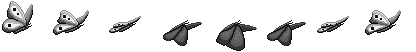
#> input picture assets/images/creatures/butterfly.png, 416 x 52 px
$ python sprite_extract.py ../assets/images/creatures/butterfly.png
#> lines starting #> are read from the running program, lines starting #| are printed output that depends on the picture
#!/usr/bin/env python3
"""
Sprite Extractor — detects sprites on a tile grid and outputs:
  1. A composite preview image (sprites blown up and labeled) for visual review
  2. A draft JSON in the entities format used by Lexaway

Usage:
    python sprite_extract.py <spritesheet.png> [options]

Options:
    --tile-size N       Tile size in pixels (default: 16)
    --scale N           Preview scale factor (default: 6)
    --output-dir DIR    Where to write output (default: same dir as input)
    --padding N         Padding between preview sprites in pixels (default: 16)
"""

import argparse
import json
import sys
from pathlib import Path

try:
    from PIL import Image, ImageDraw, ImageFont
except ImportError:
    print("Pillow is required: pip install Pillow", file=sys.stderr)
    sys.exit(1)


def find_non_empty_tiles(img, tile_size):
    """Return set of (col, row) tiles that contain at least one non-transparent pixel."""
    width, height = img.size
    cols = width // tile_size
    rows = height // tile_size
    occupied = set()

    pixels = img.load()
    for row in range(rows):
        for col in range(cols):
            x0 = col * tile_size
            y0 = row * tile_size
            for y in range(y0, min(y0 + tile_size, height)):
                for x in range(x0, min(x0 + tile_size, width)):
                    pixel = pixels[x, y]
                    # Check alpha channel — if RGBA and alpha > 0, tile is occupied
                    if len(pixel) >= 4 and pixel[3] > 0:
                        occupied.add((col, row))
                        break
                else:
                    continue
                break

    return occupied


def find_connected_sprites(occupied_tiles):
    """Group adjacent occupied tiles into sprites using flood fill."""
    remaining = set(occupied_tiles)
    sprites = []

    while remaining:
        seed = min(remaining)  # deterministic: top-left first
        group = set()
        stack = [seed]
        while stack:
            tile = stack.pop()
            if tile in remaining:
                remaining.discard(tile)
                group.add(tile)
                col, row = tile
                for dc, dr in [(-1, 0), (1, 0), (0, -1), (0, 1)]:
                    neighbor = (col + dc, row + dr)
                    if neighbor in remaining:
                        stack.append(neighbor)
        sprites.append(group)

    return sprites


def split_sparse_components(groups, density_threshold=0.5):
    """Split connected components along low-density tile columns and rows.

    Sprite sheets sometimes have labels or annotations that bridge otherwise
    separate sprites. This finds columns/rows within each component's bounding
    box where fewer than `density_threshold` fraction of tiles are occupied,
    and splits along those gaps.
    """
    result = []
    for group in groups:
        split = _try_split(group, density_threshold)
        result.extend(split)
    return result


def _try_split(tiles, threshold):
    """Recursively split a tile group along sparse columns, then sparse rows."""
    if len(tiles) <= 1:
        return [tiles]

    min_col, min_row, max_col, max_row = sprite_bounds(tiles)
    w = max_col - min_col + 1
    h = max_row - min_row + 1

    # Try splitting along columns first
    if w >= 3:  # need at least 3 cols to have an interior split
        for col in range(min_col + 1, max_col):
            col_count = sum(1 for (c, r) in tiles if c == col)
            if col_count / h < threshold:
                left = {(c, r) for (c, r) in tiles if c < col}
                right = {(c, r) for (c, r) in tiles if c > col}
                # Tiles in the split column go to whichever side they're closer to
                # (or get dropped — they're sparse noise like text)
                pieces = []
                if left:
                    pieces.extend(_try_split(left, threshold))
                if right:
                    pieces.extend(_try_split(right, threshold))
                if pieces:
                    return pieces

    # Try splitting along rows
    if h >= 3:
        for row in range(min_row + 1, max_row):
            row_count = sum(1 for (c, r) in tiles if r == row)
            if row_count / w < threshold:
                top = {(c, r) for (c, r) in tiles if r < row}
                bottom = {(c, r) for (c, r) in tiles if r > row}
                pieces = []
                if top:
                    pieces.extend(_try_split(top, threshold))
                if bottom:
                    pieces.extend(_try_split(bottom, threshold))
                if pieces:
                    return pieces

    return [tiles]


def sprite_bounds(tiles):
    """Return (min_col, min_row, max_col, max_row) for a set of tiles."""
    cols = [t[0] for t in tiles]
    rows = [t[1] for t in tiles]
    return min(cols), min(rows), max(cols), max(rows)


def extract_sprites(img, tile_size, density_threshold=0.5, min_tiles=1,
                     crop_region=None):
    """Detect sprites and return list of dicts sorted top-left to bottom-right.

    crop_region: optional (col, row, w_tiles, h_tiles) to restrict detection
                 to a sub-region of the sheet. Coordinates in the output are
                 still relative to the full sheet.
    """
    occupied = find_non_empty_tiles(img, tile_size)

    if crop_region:
        cc, cr, cw, ch = crop_region
        occupied = {
            (c, r) for (c, r) in occupied
            if cc <= c < cc + cw and cr <= r < cr + ch
        }

    groups = find_connected_sprites(occupied)
    groups = split_sparse_components(groups, density_threshold)

    # Filter out fragments smaller than min_tiles
    groups = [g for g in groups if len(g) >= min_tiles]

    sprites = []
    for i, group in enumerate(groups):
        min_col, min_row, max_col, max_row = sprite_bounds(group)
        w_tiles = max_col - min_col + 1
        h_tiles = max_row - min_row + 1
        sprites.append({
            "name": f"sprite_{i}",
            "col": min_col,
            "row": min_row,
            "widthTiles": w_tiles,
            "heightTiles": h_tiles,
            "src": [min_col * tile_size, min_row * tile_size],
            "size": [w_tiles * tile_size, h_tiles * tile_size],
        })

    # Sort top-to-bottom, then left-to-right
    sprites.sort(key=lambda s: (s["row"], s["col"]))

    # Re-number after sorting
    for i, s in enumerate(sprites):
        s["name"] = f"sprite_{i}"

    return sprites


def crop_sprite(img, sprite, tile_size):
    """Crop a sprite region from the source image."""
    x = sprite["src"][0]
    y = sprite["src"][1]
    w = sprite["size"][0]
    h = sprite["size"][1]
    return img.crop((x, y, x + w, y + h))


def build_preview(img, sprites, tile_size, scale, padding):
    """Build a composite preview image with labeled, scaled-up sprites."""
    if not sprites:
        return Image.new("RGBA", (100, 100), (0, 0, 0, 0))

    crops = []
    for s in sprites:
        cropped = crop_sprite(img, s, tile_size)
        scaled = cropped.resize(
            (cropped.width * scale, cropped.height * scale),
            Image.NEAREST,
        )
        crops.append(scaled)

    # Lay out in a grid — aim for roughly square
    n = len(crops)
    cols = max(1, int(n ** 0.5))
    if cols * cols < n:
        cols += 1
    rows_needed = (n + cols - 1) // cols

    label_height = 24
    cell_widths = [0] * cols
    cell_heights = [0] * rows_needed

    for i, crop in enumerate(crops):
        c = i % cols
        r = i // cols
        cell_widths[c] = max(cell_widths[c], crop.width)
        cell_heights[r] = max(cell_heights[r], crop.height + label_height)

    total_w = sum(cell_widths) + padding * (cols + 1)
    total_h = sum(cell_heights) + padding * (rows_needed + 1)

    preview = Image.new("RGBA", (total_w, total_h), (40, 40, 40, 255))
    draw = ImageDraw.Draw(preview)

    try:
        font = ImageFont.truetype("/System/Library/Fonts/Menlo.ttc", 14)
    except (OSError, IOError):
        font = ImageFont.load_default()

    y_offset = padding
    for r in range(rows_needed):
        x_offset = padding
        for c in range(cols):
            idx = r * cols + c
            if idx >= n:
                break
            crop = crops[idx]
            sprite = sprites[idx]

            # Draw checkerboard background for transparency
            checker_size = max(4, scale * 2)
            for cy in range(0, crop.height, checker_size):
                for cx in range(0, crop.width, checker_size):
                    is_light = ((cx // checker_size) + (cy // checker_size)) % 2 == 0
                    color = (70, 70, 70, 255) if is_light else (50, 50, 50, 255)
                    draw.rectangle(
                        [x_offset + cx, y_offset + cy,
                         x_offset + min(cx + checker_size, crop.width) - 1,
                         y_offset + min(cy + checker_size, crop.height) - 1],
                        fill=color,
                    )

            preview.paste(crop, (x_offset, y_offset), crop)

            label = f"{sprite['name']} ({sprite['widthTiles']}x{sprite['heightTiles']})"
            draw.text(
                (x_offset, y_offset + crop.height + 4),
                label,
                fill=(200, 200, 200, 255),
                font=font,
            )

            x_offset += cell_widths[c] + padding
        y_offset += cell_heights[r] + padding

    return preview


def build_json(source_name, tile_size, sprites):
    """Build the entity JSON structure."""
    entities = {}
    for s in sprites:
        entities[s["name"]] = {
            "col": s["col"],
            "row": s["row"],
            "widthTiles": s["widthTiles"],
            "heightTiles": s["heightTiles"],
            "src": s["src"],
            "size": s["size"],
        }

    return {
        "source": source_name,
        "tileSize": tile_size,
        "entities": entities,
    }


def main():
    parser = argparse.ArgumentParser(description="Extract sprites from a tile-based sprite sheet")
    parser.add_argument("spritesheet", help="Path to the sprite sheet PNG")
    parser.add_argument("--tile-size", type=int, default=16, help="Tile size in pixels (default: 16)")
    parser.add_argument("--scale", type=int, default=6, help="Preview scale factor (default: 6)")
    parser.add_argument("--output-dir", help="Output directory (default: same as input)")
    parser.add_argument("--padding", type=int, default=16, help="Preview padding (default: 16)")
    parser.add_argument("--density", type=float, default=0.5, help="Split threshold: columns/rows below this density get split (default: 0.5)")
    parser.add_argument("--min-tiles", type=int, default=1, help="Discard sprites smaller than N tiles (default: 1)")
    parser.add_argument("--crop", help="Restrict detection to a tile region: col,row,w,h (e.g. 12,5,3,4)")
    args = parser.parse_args()

    input_path = Path(args.spritesheet)
    if not input_path.exists():
        print(f"File not found: {input_path}", file=sys.stderr)
        sys.exit(1)

    output_dir = Path(args.output_dir) if args.output_dir else input_path.parent
    output_dir.mkdir(parents=True, exist_ok=True)

    stem = input_path.stem

    crop_region = None
    if args.crop:
        parts = [int(x) for x in args.crop.split(",")]
        if len(parts) != 4:
            print("--crop requires exactly 4 values: col,row,w,h", file=sys.stderr)
            sys.exit(1)
        crop_region = tuple(parts)

    img = Image.open(input_path).convert("RGBA")
#> img is the input picture: PIL image 416x52 RGBA; mean R, G, B, A 36.2, 28.8, 35.2, 42.8
    print(f"Loaded {input_path.name}: {img.width}x{img.height} ({img.width // args.tile_size}x{img.height // args.tile_size} tiles)")
#| Loaded butterfly.png: 416x52 (26x3 tiles)
    if crop_region:
        print(f"Cropping to tile region: col={crop_region[0]} row={crop_region[1]} {crop_region[2]}x{crop_region[3]} tiles")

    sprites = extract_sprites(img, args.tile_size, args.density, args.min_tiles,
                              crop_region)
#> after the loop in find_non_empty_tiles, `for row in range(rows):`: occupied = 50 items
#> in extract_sprites, `groups = find_connected_sprites(occupied)`: groups = 2 items
#> the loop in split_sparse_components, `for group in groups:` made 2 passes
#> after the loop in split_sparse_components, `for group in groups:`: result = 5 items
#> the loop in extract_sprites, `for i, group in enumerate(groups):` made 5 passes
#> (cols in sprite_bounds, rows in sprite_bounds, min_col, min_row, max_col, w_tiles, h_tiles) on passes 1, 2, 3, 5: ([0, 1, 0, 1, 0, 1], [1, 2, 0, 1, 2, 0], 0, 0, 1, 2, 3), ([6, 4, 7, 8, 3, 6, 5, 4, 3, 5, 7, 3, 4], [2, 0, 1, 1, 1, 1, 1, 2, 0, 0, 2, 2, 1], 3, 0, 8, 6, 3), ([11, 11, 10, 10], [1, 2, 1, 2], 10, 1, 11, 2, 2), ([22, 25, 23, 24, 22, 23, 24, 23], [2, 0, 1, 1, 1, 0, 0, 2], 22, 0, 25, 4, 3)
#> (rows in sprite_bounds, min_col, min_row, max_col, w_tiles, h_tiles) on pass 4: ([1, 1, 1, 1, 1, 1, 1, 2, 2, 2, 2, 2, 2, 2, 2, 1], 13, 1, 20, 8, 2)
#> the loop in extract_sprites, `for i, s in enumerate(sprites):` made 5 passes
#> sprites = 5 items
    print(f"Found {len(sprites)} sprites:")
#| Found 5 sprites:
    for s in sprites:
        print(f"  {s['name']}: col={s['col']} row={s['row']} size={s['widthTiles']}x{s['heightTiles']} tiles")
#> this loop made 5 passes
#|   sprite_0: col=0 row=0 size=2x3 tiles
#|   sprite_1: col=3 row=0 size=6x3 tiles
#|   sprite_2: col=22 row=0 size=4x3 tiles
#|   sprite_3: col=10 row=1 size=2x2 tiles
#|   sprite_4: col=13 row=1 size=8x2 tiles

    # Write preview
    preview = build_preview(img, sprites, args.tile_size, args.scale, args.padding)
#> the loop in build_preview, `for s in sprites:` made 5 passes
#> (x in crop_sprite, y in crop_sprite, w in crop_sprite, h in crop_sprite) on passes 1 to 5: (0, 0, 32, 48), (48, 0, 96, 48), (352, 0, 64, 48), (160, 16, 32, 32), (208, 16, 128, 32)
#> pass 1, in build_preview, `cropped = crop_sprite(img, s, tile_size)`:
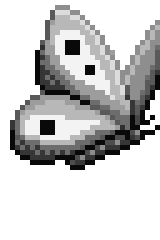
#> cropped: PIL image 32x48 RGBA (shown 5 times larger); mean R, G, B, A 57.3, 57.3, 57.3, 109.1; transparent parts drawn white
#> pass 2, in build_preview, `cropped = crop_sprite(img, s, tile_size)`:
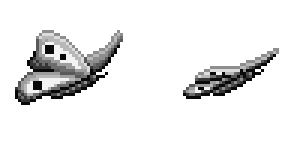
#> cropped: PIL image 96x48 RGBA (shown 3 times larger); mean R, G, B, A 21.8, 20.3, 21.6, 39.2; transparent parts drawn white
#> in build_preview, `n = len(crops)`: n = 5
#> in build_preview, `cols = max(1, int(n ** 0.5))`: cols = 2
#> in build_preview, `cols += 1`: cols = 3
#> in build_preview, `rows_needed = (n + cols - 1) // cols`: rows_needed = 2
#> in build_preview, `cell_widths = [0] * cols`: cell_widths = [0, 0, 0]
#> in build_preview, `cell_heights = [0] * rows_needed`: cell_heights = [0, 0]
#> the loop in build_preview, `for i, crop in enumerate(crops):` made 5 passes
#> (c, r) on passes 1 to 5: (0, 0), (1, 0), (2, 0), (0, 1), (1, 1)
#> after the loop in build_preview, `for i, crop in enumerate(crops):`: cell_heights = [312, 216]; cell_widths = [192, 768, 384]
#> in build_preview, `total_w = sum(cell_widths) + padding * (cols + 1)`: total_w = 1408
#> in build_preview, `total_h = sum(cell_heights) + padding * (rows_needed + 1)`: total_h = 576
#> the loop in build_preview, `for r in range(rows_needed):` made 2 passes
#> y_offset on passes 1 to 2: 344, 576
#> after the loop in build_preview, `for r in range(rows_needed):`:
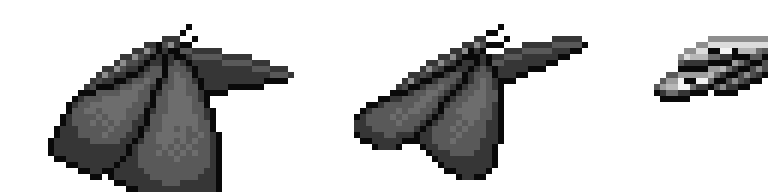
#> crop: PIL image 768x192 RGBA; mean R, G, B, A 36.4, 30.5, 35.5, 76.1; transparent parts drawn white
#> after the loop in build_preview, `for r in range(rows_needed):`:
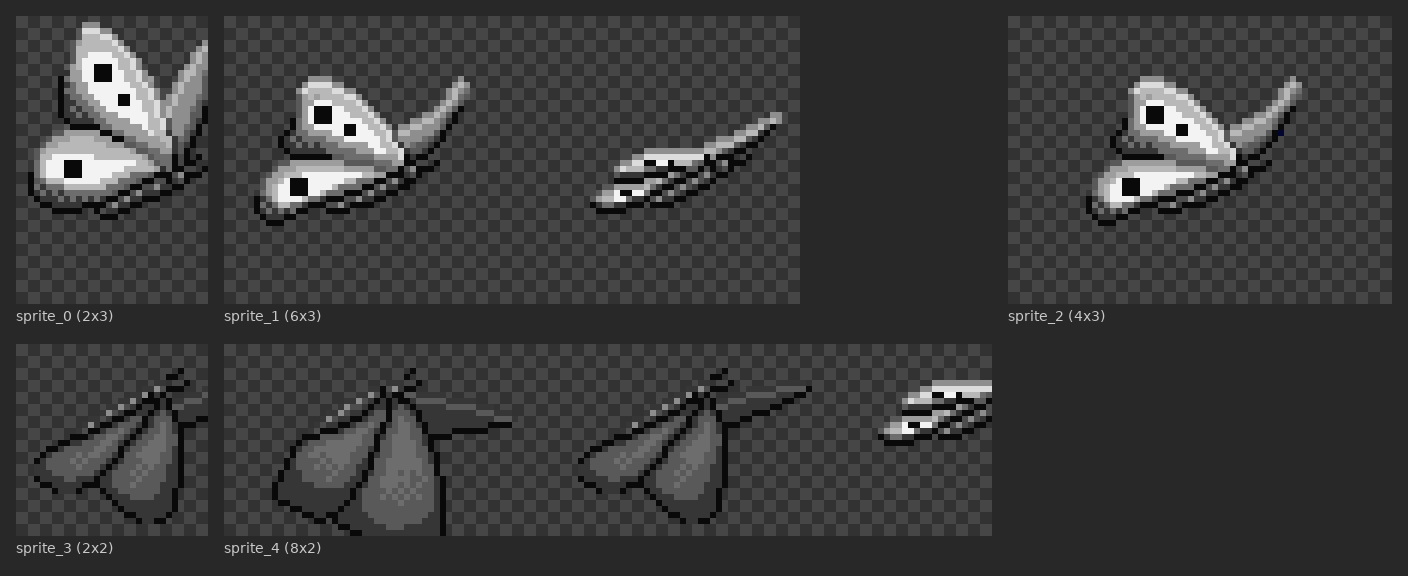
#> preview: PIL image 1408x576 RGBA; mean R, G, B, A 58.8, 58.8, 58.8, 255
    preview_path = output_dir / f"{stem}_preview.png"
    preview.save(preview_path)
    print(f"\nPreview saved: {preview_path}")

    # Write draft JSON
    data = build_json(input_path.name, args.tile_size, sprites)
#> the loop in build_json, `for s in sprites:` made 5 passes
#> after the loop in build_json, `for s in sprites:`: entities = 5 items
#> data = 3 items
    json_path = output_dir / f"{stem}_draft.json"
    json_path.write_text(json.dumps(data, indent=2) + "\n")
    print(f"Draft JSON saved: {json_path}")


if __name__ == "__main__":
    main()
